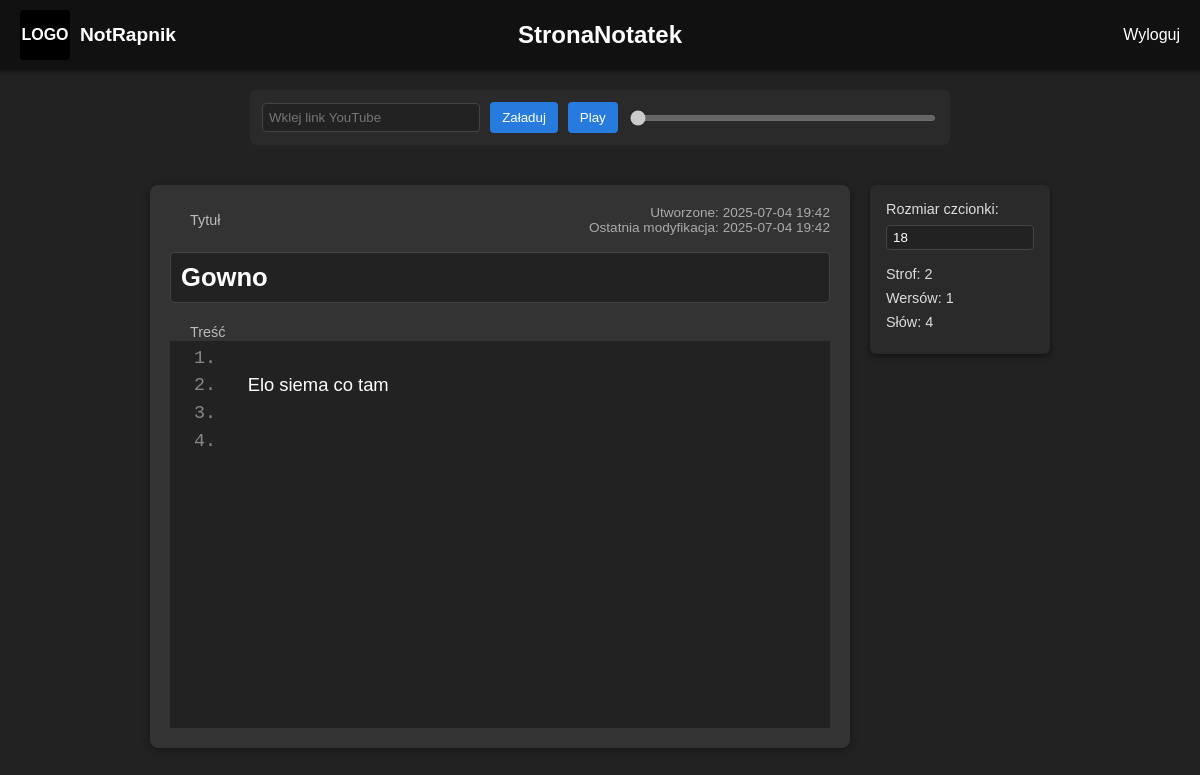
Screenshot of /notes/1 (signed in) with the database file from the repository.
### models.py (models this page shows)
class Note(db.Model):
    id = db.Column(db.Integer, primary_key=True)
    title = db.Column(db.String(200), default='Bez tytułu')
    body = db.Column(db.Text, default='')
    created_at = db.Column(db.DateTime, default=datetime.utcnow)
    updated_at = db.Column(
        db.DateTime,
        default=datetime.utcnow,
        onupdate=datetime.utcnow
    )
    user_id = db.Column(db.Integer, db.ForeignKey('user.id'))

### routes.py (the view)
@bp.route('/notes/<int:note_id>')
@login_required
def view_note(note_id):
    note = Note.query.get_or_404(note_id)
    if note.author != current_user:
        flash('Brak dostępu.')
        return redirect(url_for('main.home'))
    return render_template('view_note.html', note=note)

### models.py (called while the page is built)
@login.user_loader
def load_user(user_id):
    return User.query.get(int(user_id))

### templates/view_note.html (shortened to what this page needs)
{% extends 'base.html' %}
{% block head %}
  <link rel="stylesheet" href="{{ url_for('static', filename='note.css') }}">
{% endblock %}
{% block content %}
  <div class="audio-player">
    <input id="yt-url" type="text" placeholder="Wklej link YouTube">
    <button id="load-audio">Załaduj</button>
    <button id="play-pause" disabled>Play</button>
    <input id="seek" type="range" min="0" max="0" step="0.1" disabled>
  </div>
  <div class="note-page">
    <div class="note-container">
      <div class="note-header">
        <span class="note-label">Tytuł</span>
        <div class="note-dates">
          <span>Utworzone: {{ note.created_at.strftime('%Y-%m-%d %H:%M') }}</span><br>
          <span>Ostatnia modyfikacja:
            {% if note.updated_at %}
              {{ note.updated_at.strftime('%Y-%m-%d %H:%M') }}
            {% else %}
              {{ note.created_at.strftime('%Y-%m-%d %H:%M') }}
            {% endif %}
          </span>
        </div>
      </div>
      <h1 id="note-title" class="note-title" contenteditable>{{ note.title }}</h1>
      <div class="note-body-wrapper" style="clear:both; overflow:hidden;">
        <span class="note-label">Treść</span>
        <div class="note-body-container">
          <div class="rows" id="numbers"></div>
          <textarea id="textBox">{{ note.body }}</textarea>
        </div>
      </div>
    </div>
    <aside class="note-sidebar">
      <label for="font-size">Rozmiar czcionki:</label>
      <input id="font-size" type="number" min="12" max="48" step="1" value="18">
      <div class="counters">
        <div>Strof:  <span id="count-stanzas">0</span></div>
        <div>Wersów: <span id="count-lines">0</span></div>
        <div>Słów:   <span id="count-words">0</span></div>
      </div>
    </aside>
  </div>
{% endblock %}

### static/base.css (style rules this page uses)
*, *::before, *::after { box-sizing: border-box; }
body { margin: 0; font-family: Arial, sans-serif; background: #222; color: #fff; }

### static/note.css (style rules this page uses)
.note-page { display: flex; justify-content: center; align-items: flex-start; gap: 20px; margin: 40px auto; padding: 0 20px; }
.note-container { width: 700px; padding: 20px; background: #333; border-radius: 8px; box-shadow: 0 2px 8px rgba(0,0,0,0.4); }
.note-header { display: flex; justify-content: space-between; align-items: center; margin-bottom: 8px; }
.note-label { font-size: 0.9rem; color: #bbb; margin-right: 10px; margin-left: 20px; }
.note-dates { font-size: 0.85rem; color: #aaa; text-align: right; }
.note-title { width: 100%; padding: 10px; background: #222; color: #fff; font-size: 1.6rem; border: 1px solid #444; border-radius: 4px; margin-bottom: 20px; outline: none; white-space: nowrap; overflow: hidden; text-overflow: ellipsis; cursor: text; }
.note-body-wrapper { margin-top: 16px; }
.note-sidebar { flex: 0 0 180px; background: #2a2a2a; padding: 16px; border-radius: 6px; color: #ddd; font-size: 0.9rem; box-shadow: 0 2px 6px rgba(0,0,0,0.5); }
.note-sidebar label { display: block; margin-bottom: 8px; }
.note-sidebar input[type="number"] { width: 100%; padding: 4px 6px; border: 1px solid #444; border-radius: 4px; background: #222; color: #fff; margin-bottom: 16px; }
.note-sidebar .counters div { margin-bottom: 8px; }
.note-body-container { display: flex; align-items: flex-start; }
.rows { background: #222; color: #888; font-family: monospace; font-size: 1.15rem; line-height: 1.5; padding: 0.2em 0.5em; text-align: right; width: 3em; user-select: none; float: left; box-sizing: border-box; overflow: hidden; }
textarea#textBox { background: #222; color: #fff; font-family: sans-serif; font-size: 1.15rem; line-height: 1.5; border: none; resize: none; outline: none; width: calc(100% - 3em); overflow: hidden; float: left; box-sizing: border-box; min-height: calc(14 * 1.5em); height: calc(14 * 1.5em); }
.audio-player { width: 700px; margin: 20px auto; background: #2a2a2a; padding: 12px; border-radius: 6px; display: flex; align-items: center; gap: 10px; }
.audio-player input[type="text"] { flex: 2; padding: 6px; background: #222; border: 1px solid #444; border-radius: 4px; color: #fff; }
.audio-player button { background: #287bde; border: none; color: #fff; padding: 8px 12px; border-radius: 4px; cursor: pointer; flex: 0 0 auto; }
.audio-player input[type="range"] { flex: 3; height: 6px; cursor: pointer; }

### rows the page displays
Note: created_at "2025-07-04 19:42", title "Gowno", body "Elo siema co tam"
